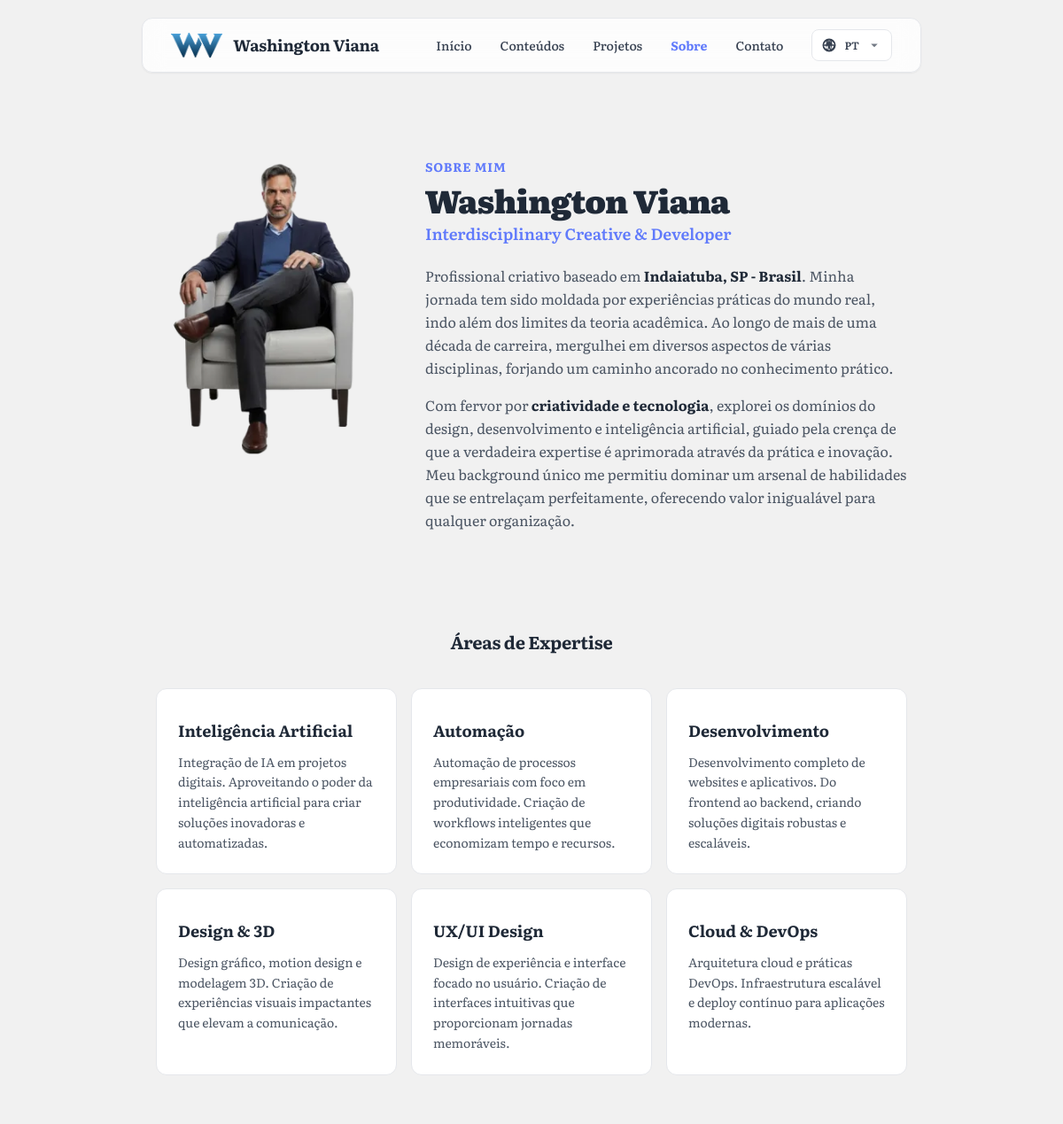
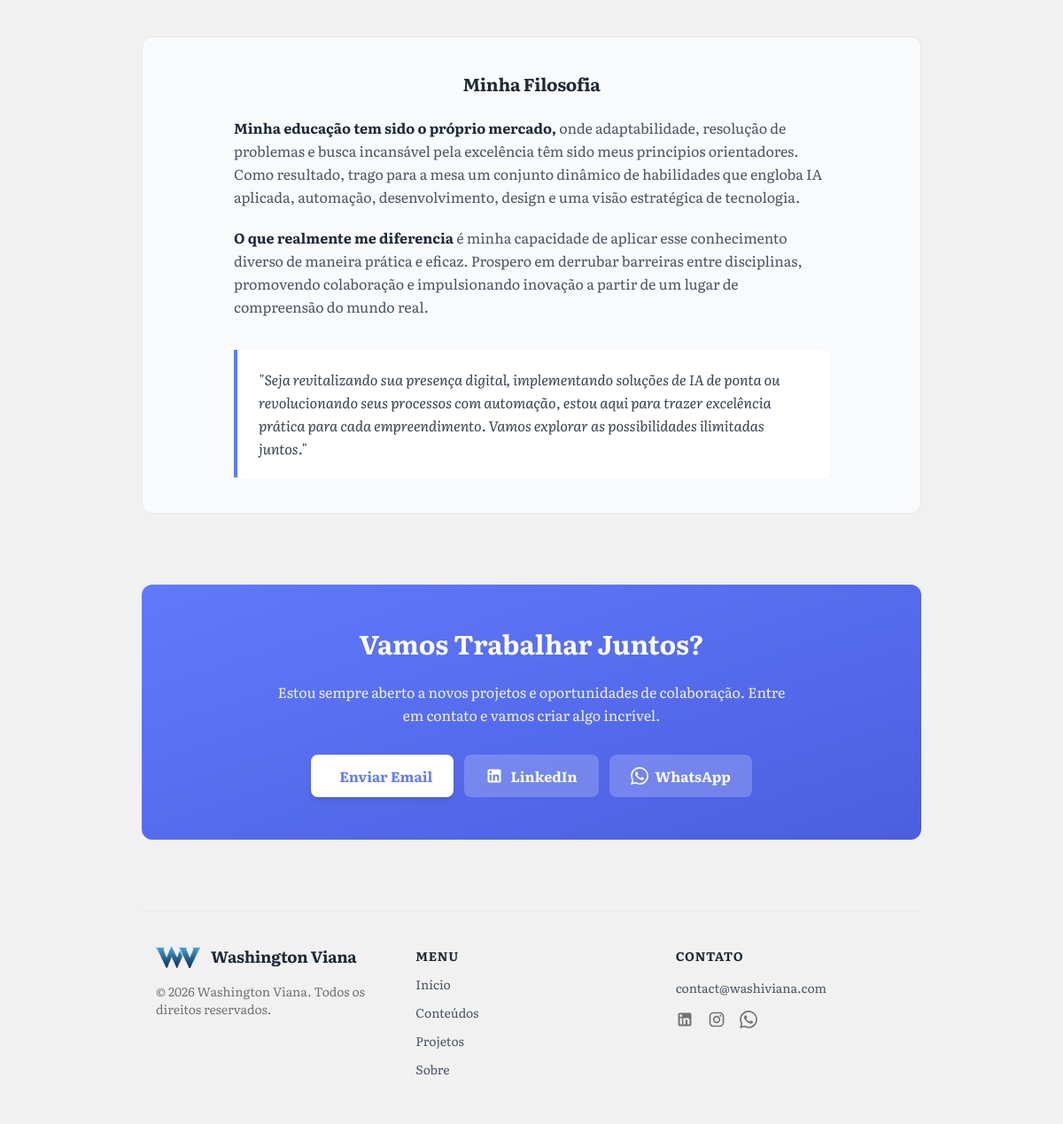
Screenshot of /pt/sobre with the database file from the repository (2 pictures, top to bottom).
### tables this page shows
CREATE TABLE IF NOT EXISTS configuracoes (
    id INT AUTO_INCREMENT PRIMARY KEY,
    chave VARCHAR(100) NOT NULL UNIQUE,
    valor TEXT,
    created_at DATETIME DEFAULT CURRENT_TIMESTAMP,
    updated_at DATETIME DEFAULT CURRENT_TIMESTAMP ON UPDATE CURRENT_TIMESTAMP
);

### sobre.php (the view, shortened to what the rows shown need)
<?php
require_once __DIR__ . '/api/config.php';
$siteTitulo = getConfig('site_titulo') ?: 'Washington Viana';
$siteSubtitulo = getConfigI18n('site_subtitulo') ?: 'Tech & IA com linguagem humana';
$siteEmail = getConfig('site_email') ?: 'contato@washiviana.com';
$siteTelefone = getConfig('site_telefone') ?: '+55 19 9 9942 2907';
$siteLinkedin = getConfig('site_linkedin') ?: 'https://linkedin.com/in/washingtonviana';
$expertises = [
    [
        'icon' => 'ph-robot',
        'titulo' => t('about.expertise.ai.title', 'Inteligência Artificial'),
        'descricao' => t('about.expertise.ai.desc', 'Integração de IA em projetos digitais. Aproveitando o poder da inteligência artificial para criar soluções inovadoras e automatizadas.')
    ],
    [
        'icon' => 'ph-gears',
        'titulo' => t('about.expertise.automation.title', 'Automação'),
        'descricao' => t('about.expertise.automation.desc', 'Automação de processos empresariais com foco em produtividade. Criação de workflows inteligentes que economizam tempo e recursos.')
    ],
    [
        'icon' => 'ph-code',
        'titulo' => t('about.expertise.dev.title', 'Desenvolvimento'),
        'descricao' => t('about.expertise.dev.desc', 'Desenvolvimento completo de websites e aplicativos. Do frontend ao backend, criando soluções digitais robustas e escaláveis.')
    ],
    [
        'icon' => 'ph-cube',
        'titulo' => t('about.expertise.design3d.title', 'Design & 3D'),
        'descricao' => t('about.expertise.design3d.desc', 'Design gráfico, motion design e modelagem 3D. Criação de experiências visuais impactantes que elevam a comunicação.')
    ],
    [
        'icon' => 'ph-hand-pointing',
        'titulo' => t('about.expertise.uxui.title', 'UX/UI Design'),
        'descricao' => t('about.expertise.uxui.desc', 'Design de experiência e interface focado no usuário. Criação de interfaces intuitivas que proporcionam jornadas memoráveis.')
    ],
    [
        'icon' => 'ph-cloud',
        'titulo' => t('about.expertise.cloud.title', 'Cloud & DevOps'),
        'descricao' => t('about.expertise.cloud.desc', 'Arquitetura cloud e práticas DevOps. Infraestrutura escalável e deploy contínuo para aplicações modernas.')
    ]
];
?>
<!DOCTYPE html>
<html lang="<?php echo htmlspecialchars(htmlLang(CURRENT_LANG)); ?>">
<head>
    <link rel="stylesheet" href="<?php echo htmlspecialchars(BASE_URL . '/assets/css/tailwind.min.css?v=1'); ?>">
</head>
<body class="font-display">
    <div class="relative flex h-auto min-h-screen w-full flex-col bg-background-light overflow-x-hidden">
        <div class="layout-container flex h-full grow flex-col">
            <div class="flex flex-1 justify-center py-5">
                <div class="layout-content-container flex flex-col w-full max-w-[960px] flex-1 px-4 sm:px-10">
                    <header class="sticky top-5 z-50 flex items-center justify-between whitespace-nowrap border border-solid border-neutral-200 bg-white/80 px-4 sm:px-8 py-3 rounded-xl backdrop-blur-md shadow-sm">
	                        <a href="<?php echo routeHome(); ?>" class="flex items-center gap-3 text-neutral-800 hover:opacity-80 transition-opacity">
	                            <img src="<?php echo htmlspecialchars(BASE_URL . '/assets/imgs/logo_washiviana_60px_h.png'); ?>"
	                                 alt="<?php echo htmlspecialchars($siteTitulo); ?>"
	                                 width="125" height="60"
	                                 class="h-7 w-auto">
	                            <h2 class="text-neutral-800 text-lg font-bold leading-tight tracking-[-0.015em]"><?php echo htmlspecialchars($siteTitulo); ?></h2>
	                        </a>
                        <nav class="hidden md:flex flex-1 justify-end gap-8">
                            <div class="flex items-center gap-8">
                                <a class="text-neutral-700 text-sm font-medium leading-normal hover:text-primary transition-colors" href="<?php echo routeHome(); ?>"><?php echo htmlspecialchars(t('nav.home', 'Início')); ?></a>
                                <a class="text-neutral-700 text-sm font-medium leading-normal hover:text-primary transition-colors" href="<?php echo routeConteudos(); ?>"><?php echo htmlspecialchars(t('nav.contents', 'Conteúdos')); ?></a>
                                <a class="text-neutral-700 text-sm font-medium leading-normal hover:text-primary transition-colors" href="<?php echo routeProjetos(); ?>"><?php echo htmlspecialchars(t('nav.projects', 'Projetos')); ?></a>
                                <a class="text-primary text-sm font-bold leading-normal" href="<?php echo routeSobre(); ?>"><?php echo htmlspecialchars(t('nav.about', 'Sobre')); ?></a>
                                <a class="text-neutral-700 text-sm font-medium leading-normal hover:text-primary transition-colors" href="mailto:<?php echo htmlspecialchars($siteEmail); ?>"><?php echo htmlspecialchars(t('nav.contact', 'Contato')); ?></a>
	                            </div>
                        </nav>
                    </header>
                    <main class="flex flex-col gap-16 md:gap-20 mt-10 md:mt-16">
                        <section class="@container">
                            <div class="flex flex-col gap-8 px-4 py-8 @[864px]:flex-row @[864px]:items-start @[864px]:gap-12">
	                                <div class="flex-shrink-0 mx-auto @[864px]:mx-0 @[864px]:sticky @[864px]:top-32">
	                                    <picture>
	                                        <source
	                                            type="image/webp"
	                                            srcset="<?php echo htmlspecialchars(BASE_URL . '/assets/imgs/washi_4_no_bg-280.webp'); ?> 280w,
	                                                    <?php echo htmlspecialchars(BASE_URL . '/assets/imgs/washi_4_no_bg-360.webp'); ?> 360w,
	                                                    <?php echo htmlspecialchars(BASE_URL . '/assets/imgs/washi_4_no_bg-420.webp'); ?> 420w"
	                                            sizes="(min-width: 480px) 256px, 192px"
	                                        >
	                                        <img
	                                            src="<?php echo htmlspecialchars(BASE_URL . '/assets/imgs/washi_4_no_bg.png?v=1'); ?>"
	                                            alt="<?php echo htmlspecialchars(t_params('about.photo_alt', 'Foto de {name}', ['name' => $siteTitulo])); ?>"
	                                            width="412" height="538"
	                                            class="block w-48 @[480px]:w-64 max-w-full h-auto"
	                                            loading="eager"
	                                            fetchpriority="high"
	                                            decoding="async"
	                                        >
	                                    </picture>
	                                </div>
                                <div class="flex flex-col gap-5 text-center @[864px]:text-left flex-1">
                                    <div>
                                        <p class="text-primary text-sm font-bold uppercase tracking-wider mb-2"><?php echo htmlspecialchars(t('about.kicker', 'Sobre Mim')); ?></p>
                                        <h1 class="text-neutral-800 text-3xl @[480px]:text-4xl font-black leading-tight tracking-[-0.02em]">
                                            <?php echo htmlspecialchars($siteTitulo); ?>
                                        </h1>
                                        <p class="text-primary text-lg font-semibold mt-1">
                                            <?php echo htmlspecialchars($siteSubtitulo); ?>
                                        </p>
                                    </div>
                                    <div class="flex flex-col gap-4 text-neutral-600 text-base leading-relaxed">
                                        <p><?php echo t('about.p1', 'Profissional criativo baseado em <strong class="text-neutral-800">Indaiatuba, SP - Brasil</strong>. Minha jornada tem sido moldada por experiências práticas do mundo real, indo além dos limites da teoria acadêmica. Ao longo de mais de uma década de carreira, mergulhei em diversos aspectos de várias disciplinas, forjando um caminho ancorado no conhecimento prático.'); ?></p>
                                        <p><?php echo t('about.p2', 'Com fervor por <strong class="text-neutral-800">criatividade e tecnologia</strong>, explorei os domínios do design, desenvolvimento e inteligência artificial, guiado pela crença de que a verdadeira expertise é aprimorada através da prática e inovação. Meu background único me permitiu dominar um arsenal de habilidades que se entrelaçam perfeitamente, oferecendo valor inigualável para qualquer organização.'); ?></p>
                                    </div>
                                </div>
                            </div>
                        </section>
                        <section>
                            <h2 class="text-neutral-800 text-xl font-bold leading-tight tracking-[-0.015em] px-4 pb-6 text-center">
                                <?php echo htmlspecialchars(t('about.expertise.title', 'Áreas de Expertise')); ?>
                            </h2>
                            <div class="grid grid-cols-1 sm:grid-cols-2 lg:grid-cols-3 gap-4 p-4">
                                <?php foreach ($expertises as $exp): ?>
                                <div class="flex flex-col gap-3 rounded-xl border border-neutral-200 bg-white p-6 hover:border-primary hover:shadow-md transition-all group">
                                    <h3 class="text-neutral-800 text-lg font-bold leading-tight"><?php echo $exp['titulo']; ?></h3>
                                    <p class="text-neutral-600 text-sm leading-relaxed"><?php echo $exp['descricao']; ?></p>
                                </div>
                                <?php endforeach; ?>
                            </div>
                        </section>
                        <section class="bg-neutral-50 rounded-xl p-8 md:p-10 border border-neutral-200">
                            <h2 class="text-neutral-800 text-xl font-bold leading-tight tracking-[-0.015em] mb-6 text-center">
                                <?php echo htmlspecialchars(t('about.philosophy.title', 'Minha Filosofia')); ?>
                            </h2>
                            <div class="max-w-2xl mx-auto flex flex-col gap-5 text-neutral-600 text-base leading-relaxed">
                                <p><?php echo t('about.philosophy.p1', '<strong class="text-neutral-800">Minha educação tem sido o próprio mercado,</strong> onde adaptabilidade, resolução de problemas e busca incansável pela excelência têm sido meus princípios orientadores. Como resultado, trago para a mesa um conjunto dinâmico de habilidades que engloba IA aplicada, automação, desenvolvimento, design e uma visão estratégica de tecnologia.'); ?></p>
                                <p><?php echo t('about.philosophy.p2', '<strong class="text-neutral-800">O que realmente me diferencia</strong> é minha capacidade de aplicar esse conhecimento diverso de maneira prática e eficaz. Prospero em derrubar barreiras entre disciplinas, promovendo colaboração e impulsionando inovação a partir de um lugar de compreensão do mundo real.'); ?></p>
                                <blockquote class="bg-white border-l-4 border-primary px-6 py-5 rounded-r-lg text-neutral-700 italic mt-4">
                                    "<?php echo t('about.philosophy.quote', 'Seja revitalizando sua presença digital, implementando soluções de IA de ponta ou revolucionando seus processos com automação, estou aqui para trazer excelência prática para cada empreendimento. Vamos explorar as possibilidades ilimitadas juntos.'); ?>"
                                </blockquote>
                            </div>
                        </section>
                        <section class="bg-gradient-to-br from-primary to-primary-dark rounded-xl p-8 md:p-12 text-center text-white">
                            <div class="max-w-xl mx-auto flex flex-col items-center gap-6">
                                <h2 class="text-2xl md:text-3xl font-bold leading-tight">
                                    <?php echo htmlspecialchars(t('about.cta.title', 'Vamos Trabalhar Juntos?')); ?>
                                </h2>
                                <p class="text-white/90 text-base leading-relaxed">
                                    <?php echo htmlspecialchars(t('about.cta.desc', 'Estou sempre aberto a novos projetos e oportunidades de colaboração. Entre em contato e vamos criar algo incrível.')); ?>
                                </p>
                                <div class="flex flex-wrap gap-3 justify-center mt-2">
                                    <a href="mailto:<?php echo htmlspecialchars($siteEmail); ?>" class="flex items-center gap-2 min-w-[84px] cursor-pointer justify-center overflow-hidden rounded-lg h-12 px-6 bg-white text-primary text-base font-bold leading-normal hover:bg-neutral-100 transition-colors shadow-md">
                                        <span><?php echo htmlspecialchars(t('about.cta.email', 'Enviar Email')); ?></span>
                                    </a>
                                    <a href="<?php echo htmlspecialchars($siteLinkedin); ?>" target="_blank" class="flex items-center gap-2 min-w-[84px] cursor-pointer justify-center overflow-hidden rounded-lg h-12 px-6 bg-white/20 text-white text-base font-bold leading-normal hover:bg-white/30 transition-colors">
                                        <span>LinkedIn</span>
                                    </a>
                                    <a href="https://wa.me/<?php echo preg_replace('/[^0-9]/', '', $siteTelefone); ?>" target="_blank" class="flex items-center gap-2 min-w-[84px] cursor-pointer justify-center overflow-hidden rounded-lg h-12 px-6 bg-white/20 text-white text-base font-bold leading-normal hover:bg-white/30 transition-colors">
                                        <span><?php echo htmlspecialchars(t('about.cta.whatsapp', 'WhatsApp')); ?></span>
                                    </a>
                                </div>
                            </div>
                        </section>
                    </main>
                    <?php require __DIR__ . '/includes/site-footer.php'; ?>
                </div>
            </div>
        </div>
    </div>
</body>
</html>

### rows the page displays
configuracoes: valor "Washington Viana"
configuracoes: valor "Interdisciplinary Creative & Developer"

### other values shown
t('nav.home', 'Início') "Início"
t('nav.contents', 'Conteúdos') "Conteúdos"
t('nav.projects', 'Projetos') "Projetos"
t('nav.about', 'Sobre') "Sobre"
t('nav.contact', 'Contato') "Contato"
$currentLabel "PT"
t('about.kicker', 'Sobre Mim') "SOBRE MIM"
t('about.expertise.title', 'Áreas de Expertise') "Áreas de Expertise"
$exp['titulo'] "Inteligência Artificial"
$exp['descricao'] "Integração de IA em projetos digitais. Aproveitando o poder da inteligência artificial para criar soluções inovadoras e automatizadas."
$exp['titulo'] "Automação"
$exp['descricao'] "Automação de processos empresariais com foco em produtividade. Criação de workflows inteligentes que economizam tempo e recursos."
$exp['titulo'] "Desenvolvimento"
$exp['descricao'] "Desenvolvimento completo de websites e aplicativos. Do frontend ao backend, criando soluções digitais robustas e escaláveis."
$exp['titulo'] "Design & 3D"
